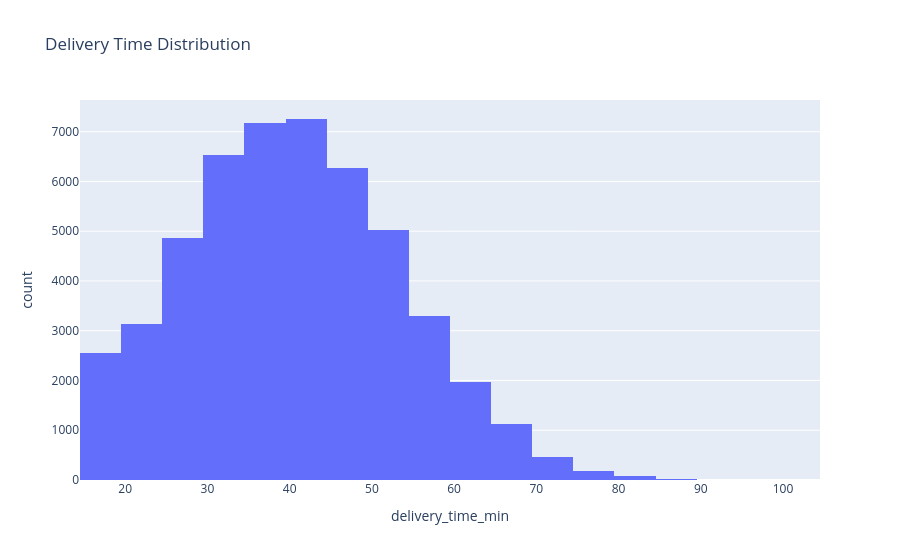

The cell this chart's notebook holds for it:
### Markdown cell above
## Observations
- Orders with surge pricing enabled show an average delivery time of approximately 43.2 minutes.
- Non-surge orders have a lower average delivery time of around 39.5 minutes.
- Surge-applied orders therefore experience roughly 3–4 minutes higher delivery times on average.

## Business Interpretation
- Surge pricing appears to be activated during periods of operational stress and high demand.
- Despite surge activation, delivery times remain elevated, indicating that pricing interventions alone may not fully solve rider supply shortages.
- The current surge mechanism may be reactive rather than predictive, activating only after delivery delays begin increasing.

## Potential Action
- Combine surge pricing with proactive rider positioning and peak-hour staffing strategies.
- Introduce demand forecasting–based surge activation to anticipate operational pressure before delays escalate.
- Monitor high-delay surge windows separately to identify city-specific operational bottlenecks.

### Code cell
fig = px.histogram(
    df,
    x='delivery_time_min',
    nbins=30,
    title='Delivery Time Distribution'
)

fig.show()

### Figure 1 — Plotly figure (JSON) as saved in the notebook; plotly's stock layout.template omitted (floating-point values rounded to 4 significant figures; data arrays with more than 128 entries replaced by an {"elided": "..."} marker saying what was removed)
{"data": [{"bingroup": "x", "hovertemplate": "delivery_time_min=%{x}<br>count=%{y}<extra></extra>", "legendgroup": "", "marker": {"color": "#636efa", "pattern": {"shape": ""}}, "name": "", "nbinsx": 30, "orientation": "v", "showlegend": false, "type": "histogram", "x": {"elided": "50000 int values"}, "xaxis": "x", "yaxis": "y"}], "layout": {"barmode": "relative", "legend": {"tracegroupgap": 0}, "title": {"text": "Delivery Time Distribution"}, "xaxis": {"anchor": "y", "domain": [0, 1], "title": {"text": "delivery_time_min"}}, "yaxis": {"anchor": "x", "domain": [0, 1], "title": {"text": "count"}}}}
